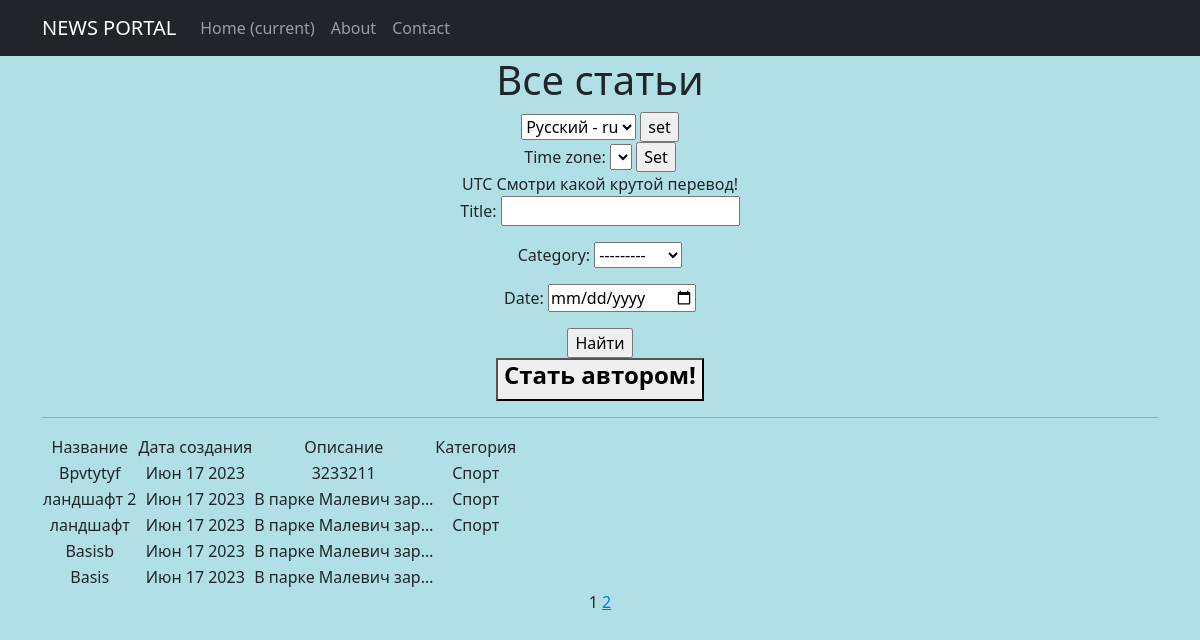
The page /news/ on the database as committed earlier.
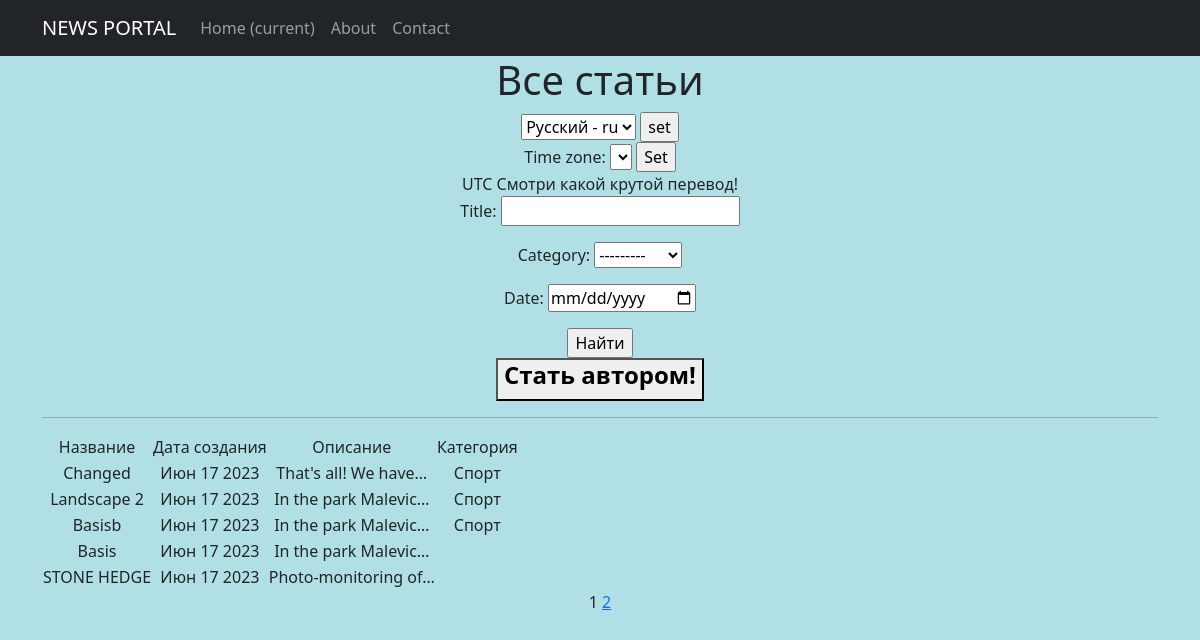
The same page on the database as committed later.
### news/models.py (models this page shows, shortened)
class Post(models.Model):
    author = models.ForeignKey(Author, on_delete=models.CASCADE)
    NEWS = 'NW'
    ARTICLE = 'AR'
    CATEGORY_CHOICES = [
        (NEWS, 'Новость'),
        (ARTICLE, 'Статья'),
    ]
    categoryType = models.CharField(max_length=2, choices=CATEGORY_CHOICES, default=ARTICLE)
    name = models.CharField(max_length=50, unique=True)
    description = models.TextField()
    createDate = models.DateTimeField(auto_now_add=True)
    rating = models.IntegerField(default=0)
    category = models.ManyToManyField(Category, through = 'PostCategory')
    verbose_name = pgettext_lazy('help text for MyModel model', 'This is the help text'),

class Category(models.Model):
    name = models.CharField(max_length=100, unique=True, help_text=_('category name'))
    subscribers = models.ManyToManyField(User, related_name='categories')

### news/views.py (the view)
# urls.py: path('', PostList.as_view(), name='post_list'),
class PostList(ListView):
    model = Post
    ordering = '-createDate'
    template_name = 'posts.html'
    context_object_name = 'posts'
    paginate_by = 5
    def get_queryset(self):
        queryset = super().get_queryset()
        self.filterset = PostFilter(self.request.GET, queryset)
        return self.filterset.qs
    def get_context_data(self, **kwargs):
        context = super().get_context_data(**kwargs)
        context['time_now'] = datetime.utcnow()
        context['filterset'] = self.filterset
        return context

### news/templatetags/custom_filters.py (called while the page is built)
@register.filter()
def tsenzor(value):
    bad_words = ['cat', 'dog', 'opinion']
    for i in bad_words:
        value = value.replace(str(i), i[0] + '*' * (len(i) - 1))
    return value

### news/templatetags/custom_tags.py (called while the page is built)
@register.simple_tag(takes_context=True)
def url_replace(context, **kwargs):
   d = context['request'].GET.copy()
   for k, v in kwargs.items():
       d[k] = v
   return d.urlencode()

### templates/posts.html (shortened to what this page needs)
{% extends 'flatpages/default.html' %}
{% load custom_filters %}
{% load custom_tags %}
{% load i18n %}
{% load tz %}
{% block content %}
   <h1>Все статьи</h1>
<html lang="en">
    <head>
    </head>
    <body>
        <form action="{% url 'set_language' %}" method="POST"> {% csrf_token %}
                {% get_current_language as LANGUAGE_CODE %}
             <select name="language" id="">
                 {% get_available_languages as LANGUAGES %}
                    {% get_language_info_list for LANGUAGES as languages %}
                     {% for language in languages %}
                        <option value="{{ language.code }}" {% if language.code == LANGUAGE_CODE %} selected {% endif %}>
                         {{ language.name_local }} - {{ language.code }}
                        </option>
                    {% endfor %}
             </select>
                <input type="submit" value="set">
         </form>
 {% get_current_timezone as TIME_ZONE %}
    <form action="" method="POST">
        <label for="timezone">Time zone:</label>
        <select name="timezone">
        </select>
        <input type="submit" value="Set">
    </form>
    {{ TIME_ZONE }}
</body>
</html>
    {% trans "Check out my new cool translation" %}!
</body>
</html>
     <form action="" method="get">
       {{ filterset.form.as_p }}
       <input type="submit" value="Найти" />
   </form>
{% if not is_author %}
<button>
    <a class="nav-link" href="{% url 'account_upgrade' %}">
        <h4><strong>Стать автором!</strong></h4>
    </a>
</button>
{% endif %}
   <hr>
   {% if posts %}
       <table>
           <tr>
               <td>Название</td>
               <td>Дата создания</td>
               <td>Описание</td>
               <td>Категория</td>
           </tr>
           {% for post in posts %}
           <tr>
               <td>{{ post.name|tsenzor }}</td>
               <td>{{ post.createDate|date:'M d Y' }}</td>
               <td>{{ post.description|truncatechars:20|tsenzor}}</td>
               <td>
                    {% for cat in post.category.all %}
                        {{ cat.name }}
                    {% endfor %}
                </td>
           </tr>
           {% endfor %}
       </table>
   {% else %}
       <h2> Новостей нет!</h2>
   {% endif %}
   {{ page_obj.number }}
   {% if page_obj.has_next %}
       <a href="?{% url_replace page=page_obj.next_page_number %}">{{ page_obj.next_page_number }}</a>
   {% endif %}
{% endblock content %}

Rows that differ between the two databases and show on the page:
removed Post: name|tsenzor "ландшафт", createDate "Июн 17 2023", description|tsenzor "В парке Малевич зар…", Category (name "Спорт")
changed Post: name|tsenzor "Bpvtytyf" → "Changed"; description|tsenzor "3233211" → "That's all! We have…"
changed Post: name|tsenzor "ландшафт 2" → "Landscape 2"; description|tsenzor "В парке Малевич зар…" → "In the park Malevic…"
changed Post "Basisb": description|tsenzor "В парке Малевич зар…" → "In the park Malevic…"; gains Category (name "Спорт")
changed Post "Basis": description|tsenzor "В парке Малевич зар…" → "In the park Malevic…"
now on this page (row edited): Post: name|tsenzor "STONE HEDGE", createDate "Июн 17 2023", description|tsenzor "Photo-monitoring of…"
